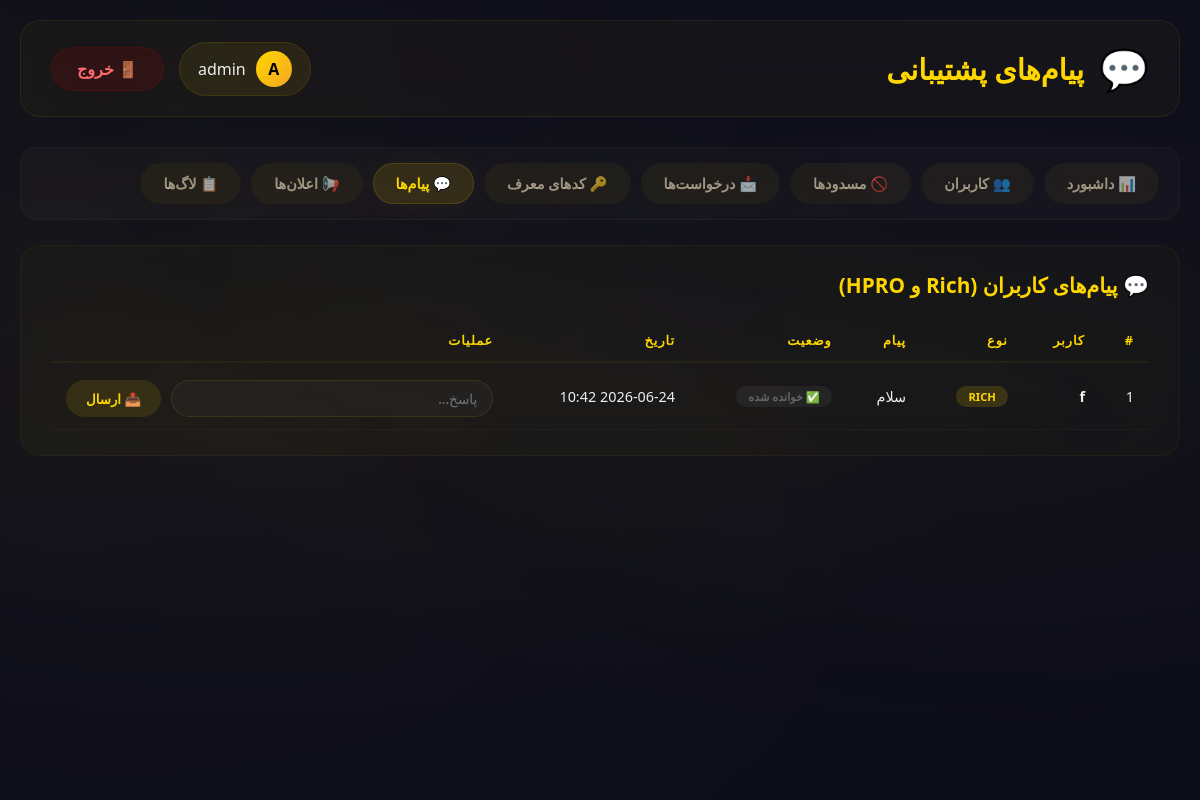
Page /admin/support-messages (signed in) on the committed database.
### app/models.py (models this page shows, shortened)
class User(UserMixin, db.Model):
    __tablename__ = 'user'
    id = db.Column(db.Integer, primary_key=True)
    username = db.Column(db.String(80), unique=True, nullable=False)
    password_hash = db.Column(db.String(200), nullable=False)
    account_type = db.Column(db.String(20), default='noob')  # noob, rich, hpro
    is_active = db.Column(db.Boolean, default=True)
    is_blocked = db.Column(db.Boolean, default=False)
    is_admin = db.Column(db.Boolean, default=False)  # ✅ تشخیص ادمین
    created_at = db.Column(db.DateTime, default=datetime.utcnow)
    last_seen = db.Column(db.DateTime, default=datetime.utcnow)
    allowed_entries = db.Column(db.Integer, default=0)
    entry_count = db.Column(db.Integer, default=0)
    session_start = db.Column(db.DateTime, nullable=True)
    use_ai = db.Column(db.Boolean, default=True)
    preferred_model = db.Column(db.String(20), default='both')

class SupportMessage(db.Model):
    __tablename__ = 'support_message'
    id = db.Column(db.Integer, primary_key=True)
    sender_id = db.Column(db.Integer, db.ForeignKey('user.id'))
    receiver_id = db.Column(db.Integer, db.ForeignKey('user.id'), nullable=True)
    message = db.Column(db.Text, nullable=False)
    is_read = db.Column(db.Boolean, default=False)
    is_from_user = db.Column(db.Boolean, default=True)
    created_at = db.Column(db.DateTime, default=datetime.utcnow)
    response_to = db.Column(db.Integer, db.ForeignKey('support_message.id'), nullable=True)
    sender = db.relationship('User', foreign_keys=[sender_id])
    receiver = db.relationship('User', foreign_keys=[receiver_id])

### app/admin_routes.py (the view)
@admin_bp.route('/support-messages')
@login_required
@admin_required
def support_messages():
    messages = SupportMessage.query.filter(
        SupportMessage.is_from_user == True,
        SupportMessage.sender_id.in_(
            db.session.query(User.id).filter(User.account_type.in_(['rich', 'hpro']))
        )
    ).order_by(SupportMessage.created_at).all()
    return render_template('admin_support.html', messages=messages)

### app/__init__.py (called while the page is built)
@login_manager.user_loader
def load_user(user_id):
    from app.models import User
    return User.query.get(int(user_id))

### app/admin_routes.py (called while the page is built)
def admin_required(func):
    @wraps(func)
    def decorated_view(*args, **kwargs):
        if not current_user.is_authenticated:
            flash('لطفاً وارد شوید.', 'warning')
            return redirect(url_for('admin.admin_login'))
        if not current_user.is_admin:
            flash('⚠️ دسترسی غیرمجاز! این بخش فقط برای ادمین است.', 'danger')
            return redirect(url_for('main.panel'))
        return func(*args, **kwargs)
    return decorated_view

### app/templates/admin_support.html (shortened to what this page needs)
<!DOCTYPE html>
<html lang="fa" dir="rtl">
<head>
</head>
<body>
    <div class="vapor-container">
        <div class="vapor"></div>
        <div class="vapor"></div>
        <div class="vapor"></div>
    </div>
    <div class="container">
        <header class="header">
            <h1><span>💬</span> پیام‌های پشتیبانی</h1>
            <div class="header-right">
                <div class="admin-badge">
                    <div class="admin-avatar">{{ current_user.username[0]|upper }}</div>
                    <span>{{ current_user.username }}</span>
                </div>
                <a href="{{ url_for('admin.admin_logout') }}" class="btn btn-danger">🚪 خروج</a>
            </div>
        </header>
        <nav class="nav">
            <a href="{{ url_for('admin.dashboard') }}">📊 داشبورد</a>
            <a href="{{ url_for('admin.users') }}">👥 کاربران</a>
            <a href="{{ url_for('admin.blocked_users') }}">🚫 مسدودها</a>
            <a href="{{ url_for('admin.requests') }}">📩 درخواست‌ها</a>
            <a href="{{ url_for('admin.referral_codes') }}">🔑 کدهای معرف</a>
            <a href="{{ url_for('admin.support_messages') }}" class="active">💬 پیام‌ها</a>
            <a href="{{ url_for('admin.announcements') }}">📢 اعلان‌ها</a>
            <a href="{{ url_for('admin.logs') }}">📋 لاگ‌ها</a>
        </nav>
        <div class="content-card">
            <h2>💬 پیام‌های کاربران (Rich و HPRO)</h2>
            <div class="table-wrapper">
                <table>
                    <thead>
                        <tr>
                            <th>#</th>
                            <th>کاربر</th>
                            <th>نوع</th>
                            <th>پیام</th>
                            <th>وضعیت</th>
                            <th>تاریخ</th>
                            <th>عملیات</th>
                        </tr>
                    </thead>
                    <tbody>
                        {% for msg in messages %}
                        <tr>
                            <td>{{ msg.id }}</td>
                            <td><strong>{{ msg.sender.username }}</strong></td>
                            <td>
                                <span class="badge badge-{{ msg.sender.account_type }}">
                                    {{ msg.sender.account_type|upper }}
                                </span>
                            </td>
                            <td style="max-width:200px; word-break:break-word;">{{ msg.message }}</td>
                            <td>
                                {% if msg.is_read %}
                                    <span class="badge badge-read">✅ خوانده شده</span>
                                {% else %}
                                    <span class="badge badge-unread">🔴 جدید</span>
                                {% endif %}
                            </td>
                            <td>{{ msg.created_at.strftime('%Y-%m-%d %H:%M') }}</td>
                            <td>
                                <form method="POST" action="{{ url_for('admin.support_reply', msg_id=msg.id) }}" class="reply-form">
                                    <input type="text" name="reply" placeholder="پاسخ...">
                                    <button type="submit">📤 ارسال</button>
                                </form>
                            </td>
                        </tr>
                        {% else %}
                        <tr class="empty-row">
                            <td colspan="7">🕳️ هیچ پیامی وجود ندارد</td>
                        </tr>
                        {% endfor %}
                    </tbody>
                </table>
            </div>
        </div>
    </div>
</body>
</html>

### rows in the picture
User: username "A", username "admin"
SupportMessage: id "1", sender.username "f", sender.account_type "RICH", message "سلام", is_read "✅ خوانده شده", created_at "2026-06-24 10:42"
